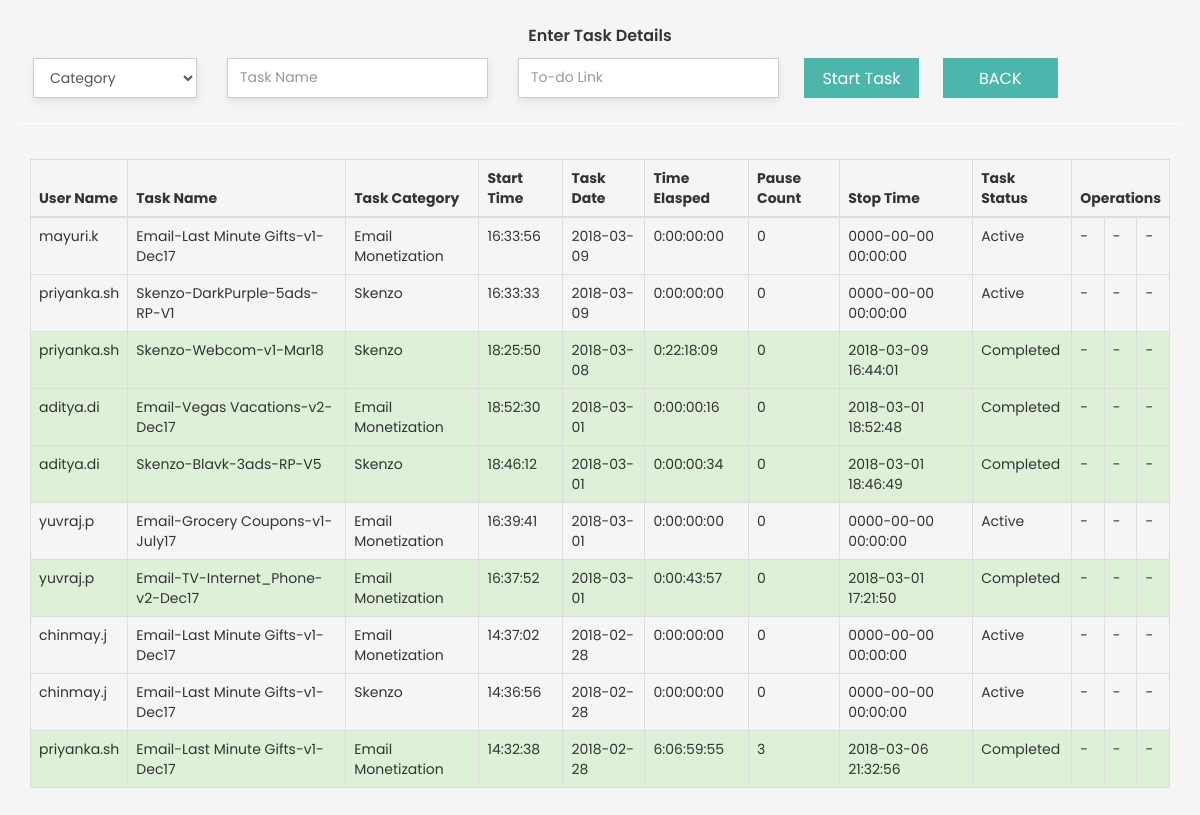
The app's page /AddNewTask.php with its own data.
### tables this page shows
CREATE TABLE `taskdetails` (
  `TaskID` int(11) NOT NULL,
  `Username` varchar(50) NOT NULL,
  `TaskName` varchar(50) NOT NULL,
  `TaskCategory` varchar(30) NOT NULL,
  `StartTime` time NOT NULL,
  `TaskDate` date NOT NULL,
  `DaysElapsed` smallint(6) NOT NULL DEFAULT '0',
  `TimeElapsed` time NOT NULL DEFAULT '00:00:00',
  `StopTime` datetime NOT NULL DEFAULT '0000-00-00 00:00:00',
  `PauseCount` int(11) NOT NULL,
  `Counter` tinyint(1) NOT NULL DEFAULT '0',
  `Pauseflag` varchar(10) NOT NULL DEFAULT 'Pause',
  `Stopflag` tinyint(1) NOT NULL,
  `TodoLink` varchar(500) NOT NULL,
  `TaskStatus` varchar(20) NOT NULL DEFAULT 'Active'
);

### connect.php (called while the page is built, shortened)
<?php
class connect
{
	function __Construct()
	{
		 $this->conn = new mysqli("localhost","root","root","teamdm");
	}
}
?>

### AddNewTask.php (the view, shortened to what this page needs)
<?php
    include 'connect.php';
    include 'style.php';
    echo "<body class='dashpg'>
    		<form id='newtaskform' name='userform' method='post' action='' class='clearfix'>
    		 <div class='taskdetailWrap clearfix'>
         <div class='dashtitle'>
            <span>Enter Task Details</span>
         </div>
                 <div class='col-md-2'>
                   <select name='taskcat' class='selectpicker form-control dashform-control'>
                   <option value='Category'>Category</option>
                   <option value='Email Monetization'>Email Monetization</option>
                   <option value='Skenzo'>Skenzo</option>
                   <option value='General'>General</option>
                   </select>
                   <p id='terr1' class='para'></p>
                 </div>
                 <div class='col-md-3'>
                   <input type='text' name='taskdetail' placeholder='Task Name' class='form-control dashform-control'>
                   <p id='terr2' class='para'></p>
                 </div>
                 <div class='col-md-3'>
                   <input type='text' name='tasklink' placeholder='To-do Link' class='form-control dashform-control'>
                   <p id='terr3' class='para'></p>
                 </div>
                 <div>
                   <input type='submit' class='dashbtn' name='startbtn' value='Start Task'/>
                   <input type='button' class='dashbtn' name='backbtn' value='BACK'/>
                 </div>
            </div>";
        $convar  = new connect();
        $resultset = mysqli_query($convar->conn,"SELECT * from taskdetails ORDER BY TaskID desc limit 10");
        $uname=$_SESSION['login_user'];
        echo '<div class="table-responsive taskcontainer">
                    <table id="alltaskdata" class="table table-bordered">
                    <thead>
                    <tr>
                    <th>User Name</th>
                     <th>Task Name</th>
                     <th>Task Category</th>
                     <th>Start Time</th>
                     <th>Task Date</th>
                     <th>Time Elasped</th>
                     <th>Pause Count</th>
                     <th>Stop Time</th>
                     <th>Task Status</th>
                     <th colspan="3">Operations</th>
                     </tr>
                    </thead>
                    <tbody>';
        while($result = mysqli_fetch_row($resultset)){
                $tid=$result[0];
                if($result[14]=='Halted')
                {
                  echo "<tr class='danger'>";
                }
                else if($result[14]=='Completed'){
                  echo "<tr class='success'>";
                }
                else{
                  echo "<tr>";
                }
                       echo"<td>$result[1]</td>
                       <td data-task-num=$tid>$result[2]</td>
                       <td>$result[3]</td>
                       <td>$result[4]</td>
                       <td>$result[5]</td>
                       <td class='Timer$tid'>$result[6]:$result[7]</td>
                       <td class='pcount$tid'>$result[9]</td>
                       <td class='stoptime$tid'>$result[8]</td>";
                   if ($uname == $result[1] && $result[12] == 0)
                  {
                       echo "<td class='statusfield$tid'>$result[14]</td>
                             <td><a href='javascript:halttask($tid)' class='pausefield$tid'>$result[11]</a></td>
                             <td><a href='javascript:stoptask($tid)' class='stopfield$tid'>Stop</a></td>
                             <td><a href='javascript:deltask($tid)' class='delfield$tid'>Delete</a></td>
                             </tr>";
                   } else {
                       echo "<td class='statusfield$tid'>$result[14]</td>
                             <td>-</td>
                             <td>-</td>
                             <td>-</td>
                             </tr>";
                   }
          }
    echo"</tbody></table>";
    echo "</form></body>";
?>

### style.php (shortened to what this page needs)
<!DOCTYPE html>
<html lang="en">
<head>
<link rel="stylesheet" href="https://maxcdn.bootstrapcdn.com/bootstrap/3.3.7/css/bootstrap.min.css">

### style.php (style rules this page uses)
.dashpg { background: #f5f5f5;font-family:'Poppins',Arial,sans-serif; position: relative;overflow-x: hidden;height: 100% }
.dashpg .taskdetailWrap { padding:25px 0;width:97%;border-bottom:1px solid #fff;margin:0 auto }
.dashpg .dashbtn { appearance:none;-webkit-appearance:none;border:0;outline:none;color: #fff;font-family: 'Poppins',Arial,sans-serif;background: #4db6ac;font-size: 16px;width:115px;height:40px;padding: 10px;margin:0 10px 0 }
.dashpg .dashtitle { font-size: 16px;padding-bottom:10px;font-weight: 600;text-align: center }
.dashpg .dashform-control { height: 40px;border-radius: 0;box-shadow: 1px 4px 7px #e2e2e2 }
.dashpg .taskcontainer { padding:35px 0;width:95%;margin:0 auto }

### records on screen
taskdetails: Username "mayuri.k", TaskName "Email-Last Minute Gifts-v1-Dec17", TaskCategory "Email Monetization", StartTime "16:33:56", TaskDate "2018-03-09", DaysElapsed "0", TimeElapsed "00:00:00", PauseCount "0", StopTime "0000-00-00 00:00:00", TaskStatus "Active"
taskdetails: Username "priyanka.sh", TaskName "Skenzo-DarkPurple-5ads-RP-V1", TaskCategory "Skenzo", StartTime "16:33:33", TaskDate "2018-03-09", DaysElapsed "0", TimeElapsed "00:00:00", PauseCount "0", StopTime "0000-00-00 00:00:00", TaskStatus "Active"
taskdetails: Username "priyanka.sh", TaskName "Skenzo-Webcom-v1-Mar18", TaskCategory "Skenzo", StartTime "18:25:50", TaskDate "2018-03-08", DaysElapsed "0", TimeElapsed "22:18:09", PauseCount "0", StopTime "2018-03-09 16:44:01", TaskStatus "Completed"
taskdetails: Username "aditya.di", TaskName "Email-Vegas Vacations-v2-Dec17", TaskCategory "Email Monetization", StartTime "18:52:30", TaskDate "2018-03-01", DaysElapsed "0", TimeElapsed "00:00:16", PauseCount "0", StopTime "2018-03-01 18:52:48", TaskStatus "Completed"
taskdetails: Username "aditya.di", TaskName "Skenzo-Blavk-3ads-RP-V5", TaskCategory "Skenzo", StartTime "18:46:12", TaskDate "2018-03-01", DaysElapsed "0", TimeElapsed "00:00:34", PauseCount "0", StopTime "2018-03-01 18:46:49", TaskStatus "Completed"
taskdetails: Username "yuvraj.p", TaskName "Email-Grocery Coupons-v1-July17", TaskCategory "Email Monetization", StartTime "16:39:41", TaskDate "2018-03-01", DaysElapsed "0", TimeElapsed "00:00:00", PauseCount "0", StopTime "0000-00-00 00:00:00", TaskStatus "Active"
taskdetails: Username "yuvraj.p", TaskName "Email-TV-Internet_Phone-v2-Dec17", TaskCategory "Email Monetization", StartTime "16:37:52", TaskDate "2018-03-01", DaysElapsed "0", TimeElapsed "00:43:57", PauseCount "0", StopTime "2018-03-01 17:21:50", TaskStatus "Completed"
taskdetails: Username "chinmay.j", TaskName "Email-Last Minute Gifts-v1-Dec17", TaskCategory "Email Monetization", StartTime "14:37:02", TaskDate "2018-02-28", DaysElapsed "0", TimeElapsed "00:00:00", PauseCount "0", StopTime "0000-00-00 00:00:00", TaskStatus "Active"
taskdetails: Username "chinmay.j", TaskName "Email-Last Minute Gifts-v1-Dec17", TaskCategory "Skenzo", StartTime "14:36:56", TaskDate "2018-02-28", DaysElapsed "0", TimeElapsed "00:00:00", PauseCount "0", StopTime "0000-00-00 00:00:00", TaskStatus "Active"
taskdetails: Username "priyanka.sh", TaskName "Email-Last Minute Gifts-v1-Dec17", TaskCategory "Email Monetization", StartTime "14:32:38", TaskDate "2018-02-28", DaysElapsed "6", TimeElapsed "06:59:55", PauseCount "3", StopTime "2018-03-06 21:32:56", TaskStatus "Completed"
